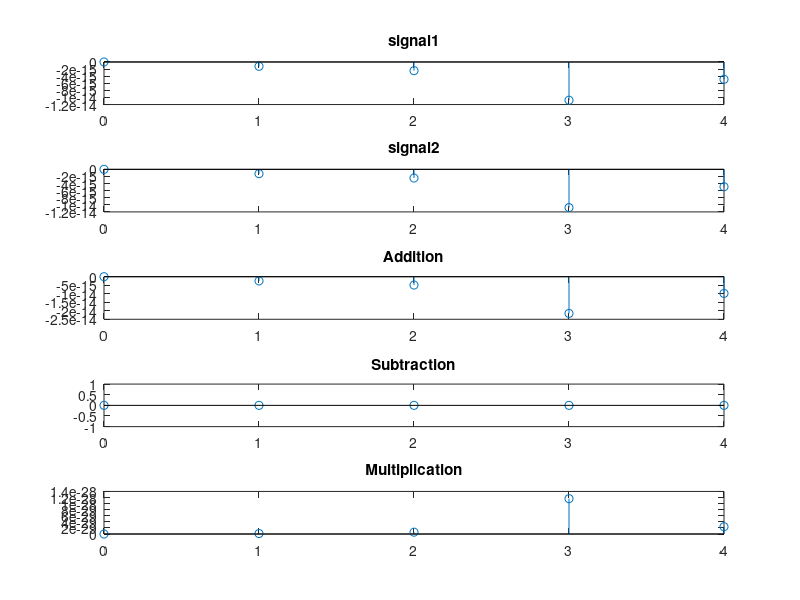
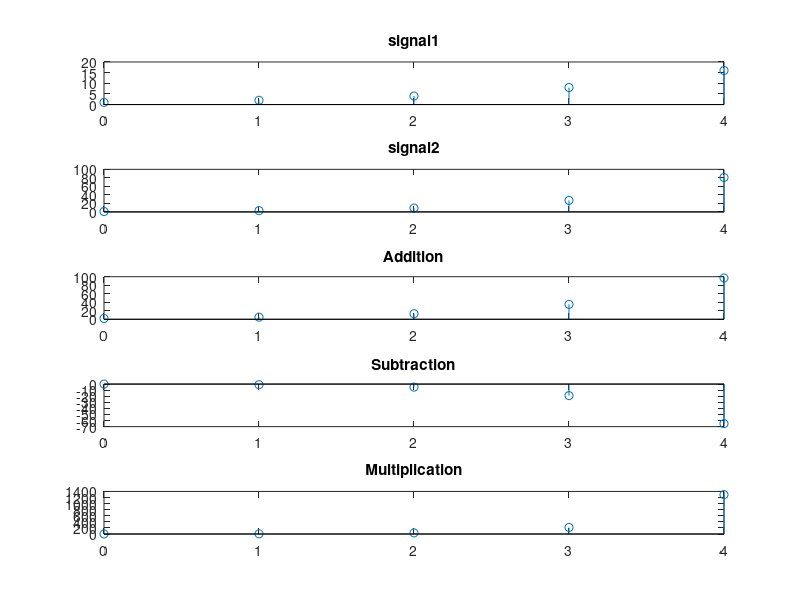

Here is the MATLAB script that generated these plots, in order:
% Copyright @2022 Ankit Samaddar
clc
N=input('length of sequence :');
f1=input('frequency of the signal1 :');
f2=input('frequency of the signal2 :');
n=0:N-1;
y1=sin(2*pi*f1*n);
y2=sin(2*pi*f2*n);
subplot(5,1,1);
stem(n,y1);
title('signal1');
%xlabel('signal1');

subplot(5,1,2);
stem(n,y2);
title('signal2');
%xlabel('signal2');

AS1=(y1+y2);
subplot(5,1,3);
stem(n,AS1);
title('Addition');
%xlabel('signal1');

AS2=(y1-y2);
subplot(5,1,4);
stem(n,AS2);
title('Subtraction');
%xlabel('signal1');

AS3=(y1.*y2);
subplot(5,1,5);
stem(n,AS3);
title('Multiplication');
%xlabel('signal1');

%exponential;
figure;
a1=2;
y3=a1.^n;
subplot(5,1,1);
stem(n,y3);
title('signal1');

a2=3;
y4=a2.^n;
subplot(5,1,2);
stem(n,y4);
title('signal2');

ES1=(y3+y4);
subplot(5,1,3);
stem(n,ES1);
title('Addition');

ES2=(y3-y4);
subplot(5,1,4);
stem(n,ES2);
title('Subtraction');

ES3=y3.*y4;
subplot(5,1,5);
stem(n,ES3);
title('Multiplication');
